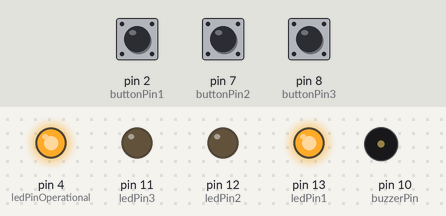
Simulated run of this sketch. Board: Arduino Uno, built with avr-gcc and run on an emulated ATmega328P. Parts: output pins drawn as LEDs (lit = HIGH), buzzer (waves = sounding). Dashed ring = blinking. The test bench sets the inputs (shaded band); at power-on: pin 8 (buttonPin3) HIGH, pin 2 (buttonPin1) HIGH, pin 7 (buttonPin2) HIGH.

Above: at 1.2 s.
1.3 s: pin 8 (buttonPin3) pulled LOW for 0.15 s
At 2.25 s:
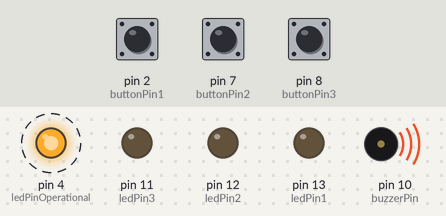
4.3 s: pin 2 (buttonPin1) pulled LOW for 0.15 s
At 5.7 s:
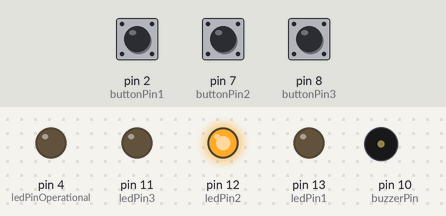
6.7 s: pin 8 (buttonPin3) pulled LOW for 1 s
At 9.6 s:
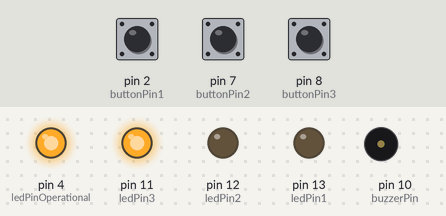
10.2 s: pin 2 (buttonPin1) pulled LOW for 1 s
At 11.5 s:
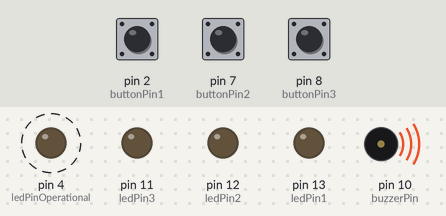
14.2 s: pin 7 (buttonPin2) pulled LOW for 0.15 s
At 15.6 s:
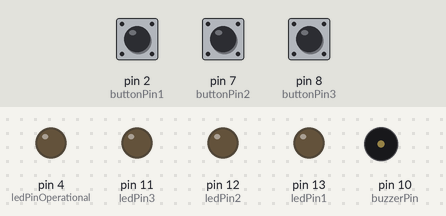
Timing chart, 0 to 17.2 s (numbered marks = the images above; inputs shaded):
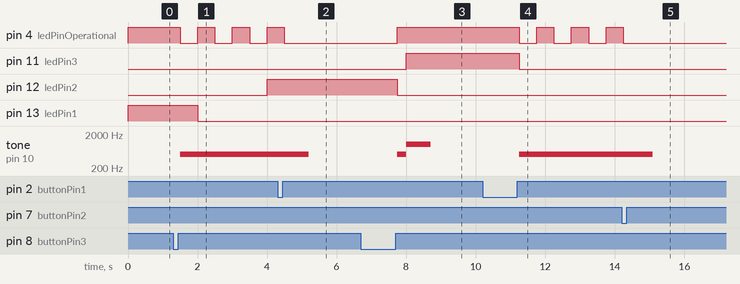

Measured:
- after the input at 1.3 s, pin 4 (ledPinOperational): alternates HIGH for 0.50 s and LOW for 0.50 s, starting after 0.20 s; pin 12 (ledPin2): LOW → HIGH after 2.7 s; pin 13 (ledPin1): HIGH → LOW after 0.70 s; tone on pin 10 (buzzerPin): silent → 500 Hz after 0.20 s
- after the input at 4.3 s, pin 4 (ledPinOperational): goes on until 4.5 s, then stays LOW; pin 12 (ledPin2): stays HIGH (without the input it goes to LOW after 1.7 s); tone on pin 10 (buzzerPin): 500 Hz → silent after 0.90 s
- after the input at 6.7 s, pin 4 (ledPinOperational): LOW → HIGH after 1.1 s; pin 11 (ledPin3): LOW → HIGH after 1.3 s; pin 12 (ledPin2): HIGH → LOW after 1.1 s; tone on pin 10 (buzzerPin): silent → 500 Hz after 1.1 s, → 1000 Hz 0.25 s later, → silent 0.70 s later
- after the input at 10.2 s, pin 4 (ledPinOperational): alternates HIGH for 0.50 s and LOW for 0.50 s, starting after 1.1 s; pin 11 (ledPin3): HIGH → LOW after 1.1 s; tone on pin 10 (buzzerPin): silent → 500 Hz after 1.1 s
- after the input at 14.2 s, pin 4 (ledPinOperational): goes on until 14.3 s, then stays LOW; pin 13 (ledPin1): stays LOW (without the input it goes to HIGH after 1.8 s)

The sketch:

hmk3_elevator_simulator.ino
```cpp
//pins declarations
const int buttonPin1 = 2;
const int buttonPin2 = 7;
const int buttonPin3 = 8;

const int ledPin1 = 13;
const int ledPin2 = 12;
const int ledPin3 = 11;

const int ledPinOperational = 4;

const int buzzerPin = 10;

//initial states declarations
byte buttonState1 = LOW;
byte buttonState2 = LOW;
byte buttonState3 = LOW;

byte ledState1 = HIGH;
byte ledState2 = LOW;
byte ledState3 = LOW;
byte opLedState = HIGH;


//variables for debounce

byte reading1 = LOW;
byte lastReading1 = LOW;
unsigned int lastDebounceTime1 = 0;

byte reading2 = LOW;
byte lastReading2 = LOW;
unsigned int lastDebounceTime2 = 0;

byte reading3 = LOW;
byte lastReading3 = LOW;
unsigned int lastDebounceTime3 = 0;
//interval de timp pentru aprinderile ledurilor
unsigned long movementDelay = 2000;
unsigned int debounceDelay = 50;

//ia numarul etajului corespunzator butonului apasat
int calledfloor = 0;
//default state e la primu etaj
int currentFloor = 1;


int previousMillis1 = 0;
int previousMillis2 = 0;
int previousMillis3 = 0;
int previousMillis4 = 0;

//flag pentru prima iterare prin loop
int cntFirstIteration = 0;

//for blinking the operational led
long startBlink;
long lastBlink=0;
int blinkingInterval = 500;
//variabila folosita pentru ca liftul sa nu treaca de mai multe ori prin starile intermediare pana la etajul cerut
boolean ledsActivated = false;

void setup() {

      pinMode(buttonPin1, INPUT_PULLUP);
      pinMode(buttonPin2, INPUT_PULLUP);
      pinMode(buttonPin3, INPUT_PULLUP);

      pinMode(ledPin1, OUTPUT);
      pinMode(ledPin2, OUTPUT);
      pinMode(ledPin3, OUTPUT);
      pinMode(ledPinOperational, OUTPUT);


      digitalWrite(ledPinOperational, HIGH);
      digitalWrite(ledPin1, HIGH);
      Serial.begin(9600);
}
void loop() {


    //mecanism de debounce
    reading1 = digitalRead(buttonPin1);
    if (reading1 != lastReading1) {
      lastDebounceTime1 = millis();
    }
    if ((millis() - lastDebounceTime1) > debounceDelay) {
      if (reading1 != buttonState1) {
          buttonState1 = reading1;
      if (buttonState1 == HIGH) {
          calledfloor = 1;
          cntFirstIteration +=1;//to not enter the switch at first itteration

        }
      }
    }

    reading2 = digitalRead(buttonPin2);
    if (reading2 != lastReading2) {
        lastDebounceTime2 = millis();
    }
    if ((millis() - lastDebounceTime2) > debounceDelay) {
      if (reading2 != buttonState2) {
        buttonState2 = reading2;
        if (buttonState2 == HIGH) {
              calledfloor =2;
              cntFirstIteration +=1;

        }
    }
    }
    reading3 = digitalRead(buttonPin3);
    if (reading3 != lastReading3) {
      lastDebounceTime1 = millis();
    }
    if ((millis() - lastDebounceTime1) > debounceDelay) {
      if (reading3 != buttonState3) {
          buttonState3 = reading3;
      if (buttonState3 == HIGH) {
          calledfloor=3;
          cntFirstIteration +=1;
        }
    }
    }


    lastReading1 = reading1;
    lastReading2 = reading2;
    lastReading3 = reading3;

    startBlink = millis();

    //contor sa nu intre pentru prima iteratie, >3 sa nu aiba etaju 3 ca etaj default
    if(cntFirstIteration > 3) {
        switch (calledfloor) {
          case 3:
             //currenFloor actualizat dupa ce a trecut intervalul de timp si a ajuns la etajul 3
             //cand apas pe 3 si e deja la 3 nu mai face nimic
            if(currentFloor != 3){
                //every time the elevator is at a level different from 3 or in between floors the op led blinks
                if (startBlink - lastBlink >= blinkingInterval) {
                   lastBlink = startBlink;
                  if (digitalRead(ledPinOperational) == LOW) {
                    opLedState = HIGH;
                  }
                  else {
                    opLedState = LOW;
                  }
                }
                unsigned long currentMillis = millis();
                //intra pt ca prima data ledsActivated e false
                if (!ledsActivated) {
                  tone(buzzerPin, 500, 300);
                  // Stingerea primului bec după 2 secunde
                  if (currentMillis - previousMillis1 >= movementDelay) {
                    previousMillis1 = currentMillis;
                    ledState1 = LOW;
                  }
                  // Aprinderea celui de-al doilea bec după 4 secunde
                  if (currentMillis - previousMillis2 >= 2*movementDelay) {
                    previousMillis2 = currentMillis;
                    ledState2 = HIGH;
                    ledsActivated = true;// Setăm flagul că ledurile au fost activate
                    // Serial.print("Aprins\n");
                  }//repeta cele 2 ifuri fara ledsActivated
                }

              if (ledsActivated) {
                tone(buzzerPin, 500, 700);
                // Aprinderea celui de-al treilea bec după încă 2 secunde(dupa 6 sec)
                if (currentMillis - previousMillis3 >= 3*movementDelay) {
                  previousMillis3 = currentMillis;
                  ledState2 = LOW;
                  ledState1 = LOW;
                  // Serial.print("Stins\n");
                }
                //pt ca becul etajului dorit sa ramana aprins la sfarsit
                if (currentMillis - previousMillis4 >= 4*movementDelay) {
                  previousMillis4 = currentMillis;
                  ledState3 = HIGH;
                  currentFloor = 3;//ca sa nu mai intre deloc in if
                  opLedState = HIGH;//to make the op led stay high when the elevator reaches the called floor
                  tone(buzzerPin, 1000, 700);
                  ledsActivated = false;
                }
              }
            }
          break;

        case 1:
              if(currentFloor != 1){
                if (startBlink - lastBlink >= blinkingInterval) {
                   lastBlink = startBlink;
                  if (digitalRead(ledPinOperational) == LOW) {
                    opLedState = HIGH;
                  }
                  else {
                    opLedState = LOW;
                  }
                }
                unsigned long currentMillis = millis();
                //intra pt ca prima data ledsActivated e false
                if (!ledsActivated) {
                  tone(buzzerPin, 500, 500);
                  // Stingerea celui de al treiea bec la 2 sec dupa apasarea butonului 1
                  if (currentMillis - previousMillis3 >= movementDelay) {
                    previousMillis3 = currentMillis;
                    ledState3 = LOW;
                  }
                  if (currentMillis - previousMillis2 >= 2*movementDelay) {
                    previousMillis2 = currentMillis;
                    ledState2 = HIGH;
                    ledsActivated = true;

                  }
                }
              if (ledsActivated) {
                tone(buzzerPin, 500, 700);
                if (currentMillis - previousMillis1 >= 3*movementDelay) {
                  previousMillis1 = currentMillis;
                  ledState3 = LOW;
                  ledState2 = LOW;
                }
                //pt ca becul etajului dorit sa ramana aprins la sfarsit
                if (currentMillis - previousMillis4 >= 4*movementDelay) {
                  previousMillis4 = currentMillis;
                  ledState1 = HIGH;
                  currentFloor = 1;
                  opLedState = HIGH;
                  tone(buzzerPin, 1000, 700);
                  ledsActivated = false;
                }
              }
            }

            break;

        default:
          // Caz implicit
          break;
        }

  }

  digitalWrite(ledPin1, ledState1);
  digitalWrite(ledPin2, ledState2);
  digitalWrite(ledPin3, ledState3);
  digitalWrite(ledPinOperational, opLedState);

  }
```
